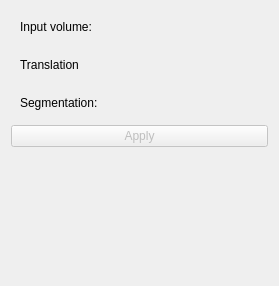
<?xml version="1.0" encoding="UTF-8"?>
<ui version="4.0">
 <class>ASM_module</class>
 <widget class="qMRMLWidget" name="ASM_module">
  <property name="geometry">
   <rect>
    <x>0</x>
    <y>0</y>
    <width>279</width>
    <height>286</height>
   </rect>
  </property>
  <layout class="QVBoxLayout" name="verticalLayout">
   <item>
    <widget class="ctkCollapsibleButton" name="inputsCollapsibleButton" native="true">
     <property name="text" stdset="0">
      <string>Inputs</string>
     </property>
     <layout class="QFormLayout" name="formLayout_2">
      <item row="0" column="0">
       <widget class="QLabel" name="label">
        <property name="text">
         <string>Input volume:</string>
        </property>
       </widget>
      </item>
      <item row="0" column="1">
       <widget class="qMRMLNodeComboBox" name="inputSelector" native="true">
        <property name="toolTip">
         <string>Pick the input to the algorithm.</string>
        </property>
        <property name="nodeTypes" stdset="0">
         <stringlist>
          <string>vtkMRMLScalarVolumeNode</string>
         </stringlist>
        </property>
        <property name="showChildNodeTypes" stdset="0">
         <bool>false</bool>
        </property>
        <property name="addEnabled" stdset="0">
         <bool>false</bool>
        </property>
        <property name="removeEnabled" stdset="0">
         <bool>false</bool>
        </property>
       </widget>
      </item>
     </layout>
    </widget>
   </item>
   <item>
    <widget class="ctkCollapsibleButton" name="initShapeCollapsibleButton" native="true">
     <property name="text" stdset="0">
      <string>Initialize Shape Model</string>
     </property>
     <layout class="QFormLayout" name="formLayout_7">
      <item row="0" column="0">
       <widget class="QLabel" name="label_3">
        <property name="text">
         <string>Translation</string>
        </property>
       </widget>
      </item>
      <item row="0" column="1">
       <widget class="qMRMLNodeComboBox" name="inputSelector_4" native="true">
        <property name="toolTip">
         <string>Pick the input to the algorithm.</string>
        </property>
        <property name="nodeTypes" stdset="0">
         <stringlist>
          <string>vtkMRMLScalarVolumeNode</string>
         </stringlist>
        </property>
        <property name="showChildNodeTypes" stdset="0">
         <bool>false</bool>
        </property>
        <property name="addEnabled" stdset="0">
         <bool>false</bool>
        </property>
        <property name="removeEnabled" stdset="0">
         <bool>false</bool>
        </property>
       </widget>
      </item>
     </layout>
    </widget>
   </item>
   <item>
    <widget class="ctkCollapsibleButton" name="outputsCollapsibleButton" native="true">
     <property name="text" stdset="0">
      <string>Outputs</string>
     </property>
     <layout class="QFormLayout" name="formLayout_4">
      <item row="0" column="0">
       <widget class="QLabel" name="label_2">
        <property name="text">
         <string>Segmentation:</string>
        </property>
       </widget>
      </item>
      <item row="0" column="1">
       <widget class="qMRMLNodeComboBox" name="outputSelector" native="true">
        <property name="toolTip">
         <string>Pick the output to the algorithm.</string>
        </property>
        <property name="nodeTypes" stdset="0">
         <stringlist>
          <string>vtkMRMLSegmentationNode</string>
         </stringlist>
        </property>
        <property name="showChildNodeTypes" stdset="0">
         <bool>false</bool>
        </property>
        <property name="noneEnabled" stdset="0">
         <bool>true</bool>
        </property>
        <property name="addEnabled" stdset="0">
         <bool>true</bool>
        </property>
        <property name="removeEnabled" stdset="0">
         <bool>true</bool>
        </property>
       </widget>
      </item>
     </layout>
    </widget>
   </item>
   <item>
    <widget class="QPushButton" name="applyButton">
     <property name="enabled">
      <bool>false</bool>
     </property>
     <property name="toolTip">
      <string>Run the algorithm.</string>
     </property>
     <property name="text">
      <string>Apply</string>
     </property>
    </widget>
   </item>
   <item>
    <spacer name="verticalSpacer">
     <property name="orientation">
      <enum>Qt::Vertical</enum>
     </property>
     <property name="sizeHint" stdset="0">
      <size>
       <width>20</width>
       <height>40</height>
      </size>
     </property>
    </spacer>
   </item>
  </layout>
 </widget>
 <customwidgets>
  <customwidget>
   <class>ctkCollapsibleButton</class>
   <extends>QWidget</extends>
   <header>ctkCollapsibleButton.h</header>
   <container>1</container>
  </customwidget>
  <customwidget>
   <class>qMRMLNodeComboBox</class>
   <extends>QWidget</extends>
   <header>qMRMLNodeComboBox.h</header>
  </customwidget>
  <customwidget>
   <class>qMRMLWidget</class>
   <extends>QWidget</extends>
   <header>qMRMLWidget.h</header>
   <container>1</container>
  </customwidget>
 </customwidgets>
 <resources/>
 <connections>
  <connection>
   <sender>ASM_module</sender>
   <signal>mrmlSceneChanged(vtkMRMLScene*)</signal>
   <receiver>inputSelector</receiver>
   <slot>setMRMLScene(vtkMRMLScene*)</slot>
   <hints>
    <hint type="sourcelabel">
     <x>122</x>
     <y>132</y>
    </hint>
    <hint type="destinationlabel">
     <x>248</x>
     <y>61</y>
    </hint>
   </hints>
  </connection>
  <connection>
   <sender>ASM_module</sender>
   <signal>mrmlSceneChanged(vtkMRMLScene*)</signal>
   <receiver>outputSelector</receiver>
   <slot>setMRMLScene(vtkMRMLScene*)</slot>
   <hints>
    <hint type="sourcelabel">
     <x>82</x>
     <y>135</y>
    </hint>
    <hint type="destinationlabel">
     <x>220</x>
     <y>161</y>
    </hint>
   </hints>
  </connection>
 </connections>
</ui>
